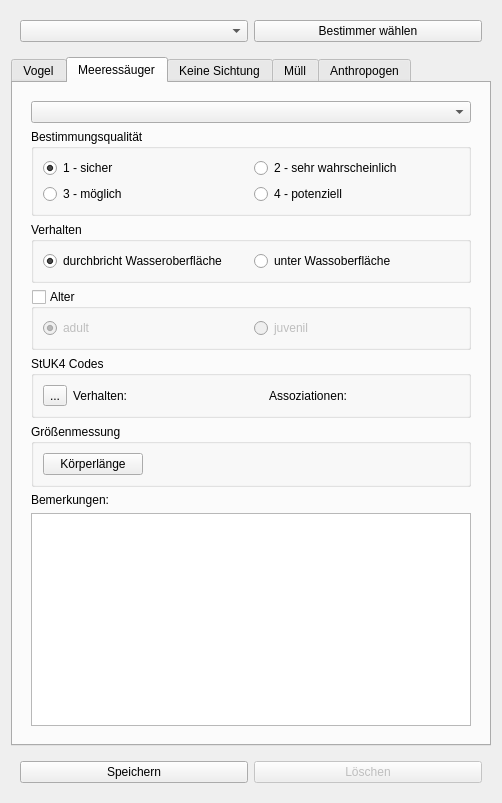
<?xml version="1.0" encoding="UTF-8"?>
<ui version="4.0">
 <class>wdgCensus</class>
 <widget class="QWidget" name="wdgCensus">
  <property name="geometry">
   <rect>
    <x>0</x>
    <y>0</y>
    <width>498</width>
    <height>803</height>
   </rect>
  </property>
  <property name="windowTitle">
   <string>Form</string>
  </property>
  <layout class="QVBoxLayout" name="verticalLayout">
   <item>
    <widget class="QFrame" name="gbxCensor">
     <property name="sizePolicy">
      <sizepolicy hsizetype="Fixed" vsizetype="Preferred">
       <horstretch>0</horstretch>
       <verstretch>0</verstretch>
      </sizepolicy>
     </property>
     <property name="minimumSize">
      <size>
       <width>480</width>
       <height>0</height>
      </size>
     </property>
     <layout class="QGridLayout" name="gridLayout_12">
      <item row="0" column="0">
       <widget class="QComboBox" name="cmbUsers"/>
      </item>
      <item row="0" column="1">
       <widget class="QPushButton" name="btnUserSelect">
        <property name="text">
         <string>Bestimmer wählen</string>
        </property>
       </widget>
      </item>
     </layout>
    </widget>
   </item>
   <item>
    <widget class="QTabWidget" name="wdgTabTypes">
     <property name="sizePolicy">
      <sizepolicy hsizetype="Fixed" vsizetype="Expanding">
       <horstretch>0</horstretch>
       <verstretch>0</verstretch>
      </sizepolicy>
     </property>
     <property name="minimumSize">
      <size>
       <width>480</width>
       <height>675</height>
      </size>
     </property>
     <property name="maximumSize">
      <size>
       <width>16777215</width>
       <height>750</height>
      </size>
     </property>
     <property name="tabShape">
      <enum>QTabWidget::Rounded</enum>
     </property>
     <property name="currentIndex">
      <number>1</number>
     </property>
     <widget class="QWidget" name="tabBird">
      <property name="sizePolicy">
       <sizepolicy hsizetype="Preferred" vsizetype="Expanding">
        <horstretch>0</horstretch>
        <verstretch>0</verstretch>
       </sizepolicy>
      </property>
      <property name="dbvalue" stdset="0">
       <string>BIRD</string>
      </property>
      <attribute name="title">
       <string>Vogel</string>
      </attribute>
      <layout class="QVBoxLayout" name="verticalLayout_5">
       <item>
        <widget class="QWidget" name="wdgBird" native="true">
         <property name="sizePolicy">
          <sizepolicy hsizetype="Preferred" vsizetype="Expanding">
           <horstretch>0</horstretch>
           <verstretch>0</verstretch>
          </sizepolicy>
         </property>
         <layout class="QVBoxLayout" name="verticalLayout_3">
          <item>
           <widget class="QComboBox" name="cmbBird">
            <property name="editable">
             <bool>false</bool>
            </property>
           </widget>
          </item>
          <item>
           <widget class="QGroupBox" name="gbxBirdQuality">
            <property name="title">
             <string>Bestimmungsqualität</string>
            </property>
            <layout class="QGridLayout" name="gridLayout_2">
             <item row="0" column="0">
              <widget class="QRadioButton" name="rbBirdQual1">
               <property name="text">
                <string comment="1">1 - sicher</string>
               </property>
               <property name="checked">
                <bool>true</bool>
               </property>
               <property name="dbvalue" stdset="0">
                <string>1</string>
               </property>
               <attribute name="buttonGroup">
                <string notr="true">btngBirdQual</string>
               </attribute>
              </widget>
             </item>
             <item row="1" column="1">
              <widget class="QRadioButton" name="rbBirdQual4">
               <property name="text">
                <string comment="4">4 - potenziell</string>
               </property>
               <property name="dbvalue" stdset="0">
                <string>4</string>
               </property>
               <attribute name="buttonGroup">
                <string notr="true">btngBirdQual</string>
               </attribute>
              </widget>
             </item>
             <item row="0" column="1">
              <widget class="QRadioButton" name="rbBirdQual2">
               <property name="text">
                <string comment="2">2 - sehr wahrscheinlich</string>
               </property>
               <property name="dbvalue" stdset="0">
                <string>2</string>
               </property>
               <attribute name="buttonGroup">
                <string notr="true">btngBirdQual</string>
               </attribute>
              </widget>
             </item>
             <item row="1" column="0">
              <widget class="QRadioButton" name="rbBirdQual3">
               <property name="text">
                <string comment="3">3 - möglich</string>
               </property>
               <property name="dbvalue" stdset="0">
                <string>3</string>
               </property>
               <attribute name="buttonGroup">
                <string notr="true">btngBirdQual</string>
               </attribute>
              </widget>
             </item>
            </layout>
           </widget>
          </item>
          <item>
           <widget class="QGroupBox" name="gbxBirdBehavior">
            <property name="sizePolicy">
             <sizepolicy hsizetype="MinimumExpanding" vsizetype="Fixed">
              <horstretch>0</horstretch>
              <verstretch>0</verstretch>
             </sizepolicy>
            </property>
            <property name="minimumSize">
             <size>
              <width>0</width>
              <height>0</height>
             </size>
            </property>
            <property name="title">
             <string>Verhalten</string>
            </property>
            <property name="checkable">
             <bool>false</bool>
            </property>
            <layout class="QGridLayout" name="gridLayout">
             <item row="0" column="0">
              <widget class="QRadioButton" name="rbBirdBehaveFly">
               <property name="sizePolicy">
                <sizepolicy hsizetype="MinimumExpanding" vsizetype="Fixed">
                 <horstretch>0</horstretch>
                 <verstretch>0</verstretch>
                </sizepolicy>
               </property>
               <property name="text">
                <string comment="F">fliegend</string>
               </property>
               <property name="checked">
                <bool>true</bool>
               </property>
               <property name="dbvalue" stdset="0">
                <string>FLY</string>
               </property>
               <attribute name="buttonGroup">
                <string notr="true">btngBirdBeh</string>
               </attribute>
              </widget>
             </item>
             <item row="0" column="1">
              <widget class="QRadioButton" name="rbBirdBehaveSwim">
               <property name="sizePolicy">
                <sizepolicy hsizetype="MinimumExpanding" vsizetype="Fixed">
                 <horstretch>0</horstretch>
                 <verstretch>0</verstretch>
                </sizepolicy>
               </property>
               <property name="text">
                <string comment="S">schwimmend</string>
               </property>
               <property name="dbvalue" stdset="0">
                <string>SWIM</string>
               </property>
               <attribute name="buttonGroup">
                <string notr="true">btngBirdBeh</string>
               </attribute>
              </widget>
             </item>
            </layout>
           </widget>
          </item>
          <item>
           <widget class="QGroupBox" name="gbxBirdGender">
            <property name="sizePolicy">
             <sizepolicy hsizetype="MinimumExpanding" vsizetype="Fixed">
              <horstretch>0</horstretch>
              <verstretch>0</verstretch>
             </sizepolicy>
            </property>
            <property name="autoFillBackground">
             <bool>false</bool>
            </property>
            <property name="title">
             <string>Geschlecht</string>
            </property>
            <property name="flat">
             <bool>false</bool>
            </property>
            <property name="checkable">
             <bool>true</bool>
            </property>
            <property name="checked">
             <bool>false</bool>
            </property>
            <layout class="QGridLayout" name="gridLayout_11">
             <item row="0" column="1">
              <widget class="QRadioButton" name="rbBirdFemale">
               <property name="text">
                <string comment="F">weiblich</string>
               </property>
               <property name="dbvalue" stdset="0">
                <string>F</string>
               </property>
               <attribute name="buttonGroup">
                <string notr="true">btngBirdSex</string>
               </attribute>
              </widget>
             </item>
             <item row="0" column="0">
              <widget class="QRadioButton" name="rbBirdMale">
               <property name="enabled">
                <bool>false</bool>
               </property>
               <property name="text">
                <string comment="M">männlich</string>
               </property>
               <property name="checked">
                <bool>true</bool>
               </property>
               <property name="dbvalue" stdset="0">
                <string>M</string>
               </property>
               <attribute name="buttonGroup">
                <string notr="true">btngBirdSex</string>
               </attribute>
              </widget>
             </item>
            </layout>
           </widget>
          </item>
          <item>
           <widget class="QGroupBox" name="gbxBirdAge">
            <property name="minimumSize">
             <size>
              <width>0</width>
              <height>0</height>
             </size>
            </property>
            <property name="title">
             <string>Alter</string>
            </property>
            <property name="checkable">
             <bool>true</bool>
            </property>
            <property name="checked">
             <bool>false</bool>
            </property>
            <layout class="QGridLayout" name="gridLayout_6">
             <item row="0" column="0">
              <widget class="QRadioButton" name="rbBirdAgeAdult">
               <property name="text">
                <string comment="AD">adult</string>
               </property>
               <property name="checked">
                <bool>true</bool>
               </property>
               <property name="dbvalue" stdset="0">
                <string>ADU</string>
               </property>
               <attribute name="buttonGroup">
                <string notr="true">btngBirdAge</string>
               </attribute>
              </widget>
             </item>
             <item row="0" column="1">
              <widget class="QRadioButton" name="rbBirdAgeImmat">
               <property name="text">
                <string comment="IM">immatur</string>
               </property>
               <property name="dbvalue" stdset="0">
                <string>IMM</string>
               </property>
               <attribute name="buttonGroup">
                <string notr="true">btngBirdAge</string>
               </attribute>
              </widget>
             </item>
             <item row="2" column="0">
              <widget class="QRadioButton" name="rbBirdAgeK1">
               <property name="text">
                <string comment="K1">K1</string>
               </property>
               <property name="dbvalue" stdset="0">
                <string>K1</string>
               </property>
               <attribute name="buttonGroup">
                <string notr="true">btngBirdAge</string>
               </attribute>
              </widget>
             </item>
             <item row="2" column="1">
              <widget class="QRadioButton" name="rbBirdAgeK2">
               <property name="text">
                <string comment="K2">K2</string>
               </property>
               <property name="dbvalue" stdset="0">
                <string>K2</string>
               </property>
               <attribute name="buttonGroup">
                <string notr="true">btngBirdAge</string>
               </attribute>
              </widget>
             </item>
             <item row="0" column="2">
              <widget class="QRadioButton" name="rbBirdAgeJuv">
               <property name="text">
                <string comment="JU">juvenil</string>
               </property>
               <property name="dbvalue" stdset="0">
                <string>JUV</string>
               </property>
               <attribute name="buttonGroup">
                <string notr="true">btngBirdAge</string>
               </attribute>
              </widget>
             </item>
             <item row="2" column="2">
              <widget class="QRadioButton" name="rbBirdAgeK3">
               <property name="text">
                <string comment="K3">K3</string>
               </property>
               <property name="dbvalue" stdset="0">
                <string>K3</string>
               </property>
               <attribute name="buttonGroup">
                <string notr="true">btngBirdAge</string>
               </attribute>
              </widget>
             </item>
             <item row="2" column="3">
              <widget class="QRadioButton" name="rbBirdAgeK4">
               <property name="text">
                <string comment="K4">K4</string>
               </property>
               <property name="dbvalue" stdset="0">
                <string>K4</string>
               </property>
               <attribute name="buttonGroup">
                <string notr="true">btngBirdAge</string>
               </attribute>
              </widget>
             </item>
            </layout>
           </widget>
          </item>
          <item>
           <widget class="QGroupBox" name="gbxStuk4Bird">
            <property name="title">
             <string>StUK4 Codes</string>
            </property>
            <layout class="QGridLayout" name="gridLayout_5">
             <item row="0" column="0">
              <widget class="QToolButton" name="tbtStuk4CodesBird">
               <property name="text">
                <string>...</string>
               </property>
              </widget>
             </item>
             <item row="0" column="1">
              <widget class="QLabel" name="lblStuk4BehBird">
               <property name="text">
                <string>Verhalten:</string>
               </property>
              </widget>
             </item>
             <item row="0" column="2">
              <widget class="QLabel" name="lblStuk4AssBird">
               <property name="text">
                <string>Assoziationen:</string>
               </property>
              </widget>
             </item>
            </layout>
           </widget>
          </item>
          <item>
           <widget class="QGroupBox" name="gbxBirdSize">
            <property name="title">
             <string>Größenmessung</string>
            </property>
            <layout class="QGridLayout" name="gridLayout_17">
             <item row="2" column="0">
              <widget class="QPushButton" name="btnBirdSizeSpan">
               <property name="maximumSize">
                <size>
                 <width>100</width>
                 <height>16777215</height>
                </size>
               </property>
               <property name="text">
                <string>Spannweite</string>
               </property>
               <property name="msmId" stdset="0">
                <string>bird_span</string>
               </property>
              </widget>
             </item>
             <item row="2" column="2">
              <widget class="QPushButton" name="btnBirdSizeLength">
               <property name="text">
                <string>Körperlänge</string>
               </property>
               <property name="msmId" stdset="0">
                <string>bird_length</string>
               </property>
              </widget>
             </item>
             <item row="2" column="3">
              <widget class="QLabel" name="lblBirdSizeLength">
               <property name="text">
                <string/>
               </property>
              </widget>
             </item>
             <item row="2" column="1">
              <widget class="QLabel" name="lblBirdSizeSpan">
               <property name="text">
                <string/>
               </property>
              </widget>
             </item>
            </layout>
           </widget>
          </item>
          <item>
           <widget class="QLabel" name="lblBirdRemarks">
            <property name="text">
             <string>Bemerkungen:</string>
            </property>
           </widget>
          </item>
          <item>
           <widget class="QPlainTextEdit" name="txtBirdRemarks">
            <property name="sizePolicy">
             <sizepolicy hsizetype="Expanding" vsizetype="MinimumExpanding">
              <horstretch>0</horstretch>
              <verstretch>0</verstretch>
             </sizepolicy>
            </property>
            <property name="minimumSize">
             <size>
              <width>0</width>
              <height>35</height>
             </size>
            </property>
            <property name="frameShape">
             <enum>QFrame::Box</enum>
            </property>
            <property name="frameShadow">
             <enum>QFrame::Sunken</enum>
            </property>
           </widget>
          </item>
         </layout>
        </widget>
       </item>
      </layout>
     </widget>
     <widget class="QWidget" name="tabMammal">
      <property name="sizePolicy">
       <sizepolicy hsizetype="Preferred" vsizetype="Expanding">
        <horstretch>0</horstretch>
        <verstretch>0</verstretch>
       </sizepolicy>
      </property>
      <property name="dbvalue" stdset="0">
       <string>MAMMAL</string>
      </property>
      <attribute name="title">
       <string>Meeressäuger</string>
      </attribute>
      <layout class="QVBoxLayout" name="verticalLayout_2">
       <item>
        <widget class="QWidget" name="wdgMammal" native="true">
         <property name="sizePolicy">
          <sizepolicy hsizetype="Preferred" vsizetype="Expanding">
           <horstretch>0</horstretch>
           <verstretch>0</verstretch>
          </sizepolicy>
         </property>
         <layout class="QVBoxLayout" name="verticalLayout_4">
          <item>
           <widget class="QComboBox" name="cmbMammal">
            <property name="editable">
             <bool>false</bool>
            </property>
           </widget>
          </item>
          <item>
           <widget class="QGroupBox" name="gbxMammalQuality">
            <property name="title">
             <string>Bestimmungsqualität</string>
            </property>
            <layout class="QGridLayout" name="gridLayout_7">
             <item row="0" column="0">
              <widget class="QRadioButton" name="rbMammalQual1">
               <property name="text">
                <string comment="1">1 - sicher</string>
               </property>
               <property name="checked">
                <bool>true</bool>
               </property>
               <property name="dbvalue" stdset="0">
                <string>1</string>
               </property>
               <attribute name="buttonGroup">
                <string notr="true">btngMammalQual</string>
               </attribute>
              </widget>
             </item>
             <item row="1" column="0">
              <widget class="QRadioButton" name="rbMammalQual3">
               <property name="text">
                <string comment="3">3 - möglich</string>
               </property>
               <property name="dbvalue" stdset="0">
                <string>3</string>
               </property>
               <attribute name="buttonGroup">
                <string notr="true">btngMammalQual</string>
               </attribute>
              </widget>
             </item>
             <item row="1" column="1">
              <widget class="QRadioButton" name="rbMammalQual4">
               <property name="text">
                <string comment="4">4 - potenziell</string>
               </property>
               <property name="dbvalue" stdset="0">
                <string>4</string>
               </property>
               <attribute name="buttonGroup">
                <string notr="true">btngMammalQual</string>
               </attribute>
              </widget>
             </item>
             <item row="0" column="1">
              <widget class="QRadioButton" name="rbMammalQual2">
               <property name="text">
                <string comment="2">2 - sehr wahrscheinlich</string>
               </property>
               <property name="dbvalue" stdset="0">
                <string>2</string>
               </property>
               <attribute name="buttonGroup">
                <string notr="true">btngMammalQual</string>
               </attribute>
              </widget>
             </item>
            </layout>
           </widget>
          </item>
          <item>
           <widget class="QGroupBox" name="gbxMammalBehaviour">
            <property name="title">
             <string>Verhalten</string>
            </property>
            <property name="checkable">
             <bool>false</bool>
            </property>
            <property name="checked">
             <bool>false</bool>
            </property>
            <layout class="QGridLayout" name="gridLayout_9">
             <item row="0" column="0">
              <widget class="QRadioButton" name="rbMammalBehaveOver">
               <property name="text">
                <string comment="OW">durchbricht Wasseroberfläche</string>
               </property>
               <property name="checked">
                <bool>true</bool>
               </property>
               <property name="dbvalue" stdset="0">
                <string>OW</string>
               </property>
               <attribute name="buttonGroup">
                <string notr="true">btngMammalBeh</string>
               </attribute>
              </widget>
             </item>
             <item row="0" column="1">
              <widget class="QRadioButton" name="rbMammalBehaveUnder">
               <property name="text">
                <string comment="UW">unter Wassoberfläche</string>
               </property>
               <property name="dbvalue" stdset="0">
                <string>UW</string>
               </property>
               <attribute name="buttonGroup">
                <string notr="true">btngMammalBeh</string>
               </attribute>
              </widget>
             </item>
            </layout>
           </widget>
          </item>
          <item>
           <widget class="QGroupBox" name="gbxMammalAge">
            <property name="title">
             <string>Alter</string>
            </property>
            <property name="checkable">
             <bool>true</bool>
            </property>
            <property name="checked">
             <bool>false</bool>
            </property>
            <layout class="QGridLayout" name="gridLayout_8">
             <item row="0" column="0">
              <widget class="QRadioButton" name="rbMammalAgeAdult">
               <property name="text">
                <string comment="AD">adult</string>
               </property>
               <property name="checked">
                <bool>true</bool>
               </property>
               <property name="dbvalue" stdset="0">
                <string>ADU</string>
               </property>
               <attribute name="buttonGroup">
                <string notr="true">btngMammalAge</string>
               </attribute>
              </widget>
             </item>
             <item row="0" column="1">
              <widget class="QRadioButton" name="rbMammalAgeJuv">
               <property name="text">
                <string comment="JU">juvenil</string>
               </property>
               <property name="dbvalue" stdset="0">
                <string>JUV</string>
               </property>
               <attribute name="buttonGroup">
                <string notr="true">btngMammalAge</string>
               </attribute>
              </widget>
             </item>
            </layout>
           </widget>
          </item>
          <item>
           <widget class="QGroupBox" name="gbxStuk4Mammal">
            <property name="title">
             <string>StUK4 Codes</string>
            </property>
            <layout class="QGridLayout" name="gridLayout_13">
             <item row="0" column="0">
              <widget class="QToolButton" name="tbtStuk4CodesMammal">
               <property name="text">
                <string>...</string>
               </property>
              </widget>
             </item>
             <item row="0" column="1">
              <widget class="QLabel" name="lblStuk4BehMammal">
               <property name="text">
                <string>Verhalten:</string>
               </property>
              </widget>
             </item>
             <item row="0" column="2">
              <widget class="QLabel" name="lblStuk4AssMammal">
               <property name="text">
                <string>Assoziationen:</string>
               </property>
              </widget>
             </item>
            </layout>
           </widget>
          </item>
          <item>
           <widget class="QGroupBox" name="gbxMammalSize">
            <property name="title">
             <string>Größenmessung</string>
            </property>
            <layout class="QGridLayout" name="gridLayout_18">
             <item row="0" column="1">
              <widget class="QLabel" name="lblMammalSizeLength">
               <property name="text">
                <string/>
               </property>
              </widget>
             </item>
             <item row="0" column="0">
              <widget class="QPushButton" name="btnMammalSizeLength">
               <property name="maximumSize">
                <size>
                 <width>100</width>
                 <height>16777215</height>
                </size>
               </property>
               <property name="text">
                <string>Körperlänge</string>
               </property>
               <property name="msmId" stdset="0">
                <string>mammal_length</string>
               </property>
              </widget>
             </item>
            </layout>
           </widget>
          </item>
          <item>
           <widget class="QLabel" name="lblMammalRemarks">
            <property name="text">
             <string>Bemerkungen:</string>
            </property>
           </widget>
          </item>
          <item>
           <widget class="QPlainTextEdit" name="txtMammalRemarks">
            <property name="minimumSize">
             <size>
              <width>0</width>
              <height>35</height>
             </size>
            </property>
           </widget>
          </item>
         </layout>
        </widget>
       </item>
      </layout>
     </widget>
     <widget class="QWidget" name="tabNoSight">
      <property name="sizePolicy">
       <sizepolicy hsizetype="Preferred" vsizetype="Expanding">
        <horstretch>0</horstretch>
        <verstretch>0</verstretch>
       </sizepolicy>
      </property>
      <property name="minimumSize">
       <size>
        <width>0</width>
        <height>0</height>
       </size>
      </property>
      <property name="dbvalue" stdset="0">
       <string>NOSIGHT</string>
      </property>
      <attribute name="title">
       <string>Keine Sichtung</string>
      </attribute>
      <layout class="QVBoxLayout" name="verticalLayout_10">
       <item>
        <widget class="QWidget" name="wdgNoSight" native="true">
         <property name="sizePolicy">
          <sizepolicy hsizetype="Preferred" vsizetype="Expanding">
           <horstretch>0</horstretch>
           <verstretch>0</verstretch>
          </sizepolicy>
         </property>
         <layout class="QVBoxLayout" name="verticalLayout_6">
          <item>
           <widget class="QGroupBox" name="gbxNoSightQuality">
            <property name="title">
             <string>Bestimmungsqualität</string>
            </property>
            <layout class="QGridLayout" name="gridLayout_23">
             <item row="0" column="0">
              <widget class="QRadioButton" name="rbNoSightQual1">
               <property name="text">
                <string comment="1">sicher</string>
               </property>
               <property name="checked">
                <bool>true</bool>
               </property>
               <property name="dbvalue" stdset="0">
                <string>1</string>
               </property>
               <attribute name="buttonGroup">
                <string notr="true">btngNoSightQual</string>
               </attribute>
              </widget>
             </item>
             <item row="1" column="0">
              <widget class="QRadioButton" name="rbNoSightQual3">
               <property name="text">
                <string comment="3">möglich</string>
               </property>
               <property name="dbvalue" stdset="0">
                <string>3</string>
               </property>
               <attribute name="buttonGroup">
                <string notr="true">btngNoSightQual</string>
               </attribute>
              </widget>
             </item>
             <item row="1" column="1">
              <widget class="QRadioButton" name="rbNoSightQual4">
               <property name="text">
                <string comment="4">potenziell</string>
               </property>
               <property name="dbvalue" stdset="0">
                <string>4</string>
               </property>
               <attribute name="buttonGroup">
                <string notr="true">btngNoSightQual</string>
               </attribute>
              </widget>
             </item>
             <item row="0" column="1">
              <widget class="QRadioButton" name="rbNoSightQual2">
               <property name="text">
                <string comment="2">sehr wahrscheinlich</string>
               </property>
               <property name="dbvalue" stdset="0">
                <string>2</string>
               </property>
               <attribute name="buttonGroup">
                <string notr="true">btngNoSightQual</string>
               </attribute>
              </widget>
             </item>
            </layout>
           </widget>
          </item>
          <item>
           <widget class="QLabel" name="lvlNoSightRemarks">
            <property name="text">
             <string>Bemerkungen:</string>
            </property>
           </widget>
          </item>
          <item>
           <widget class="QPlainTextEdit" name="txtNoSightRemarks">
            <property name="minimumSize">
             <size>
              <width>0</width>
              <height>35</height>
             </size>
            </property>
           </widget>
          </item>
         </layout>
        </widget>
       </item>
      </layout>
     </widget>
     <widget class="QWidget" name="tabTrash">
      <property name="sizePolicy">
       <sizepolicy hsizetype="Preferred" vsizetype="Expanding">
        <horstretch>0</horstretch>
        <verstretch>0</verstretch>
       </sizepolicy>
      </property>
      <property name="dbvalue" stdset="0">
       <string>TRASH</string>
      </property>
      <attribute name="title">
       <string>Müll</string>
      </attribute>
      <layout class="QVBoxLayout" name="verticalLayout_7">
       <item>
        <widget class="QWidget" name="wdgTrash" native="true">
         <property name="sizePolicy">
          <sizepolicy hsizetype="Preferred" vsizetype="Expanding">
           <horstretch>0</horstretch>
           <verstretch>0</verstretch>
          </sizepolicy>
         </property>
         <layout class="QVBoxLayout" name="verticalLayout_8">
          <item>
           <widget class="QGroupBox" name="gbxTrashQuality">
            <property name="title">
             <string>Bestimmungsqualität</string>
            </property>
            <layout class="QGridLayout" name="gridLayout_27">
             <item row="1" column="0">
              <widget class="QRadioButton" name="rbTrashQual1">
               <property name="text">
                <string comment="1">sicher</string>
               </property>
               <property name="checked">
                <bool>true</bool>
               </property>
               <property name="dbvalue" stdset="0">
                <string>1</string>
               </property>
               <attribute name="buttonGroup">
                <string notr="true">btngTrashQual</string>
               </attribute>
              </widget>
             </item>
             <item row="2" column="0">
              <widget class="QRadioButton" name="rbTrashQual3">
               <property name="text">
                <string comment="3">möglich</string>
               </property>
               <property name="dbvalue" stdset="0">
                <string>3</string>
               </property>
               <attribute name="buttonGroup">
                <string notr="true">btngTrashQual</string>
               </attribute>
              </widget>
             </item>
             <item row="1" column="1">
              <widget class="QRadioButton" name="rbTrashQual2">
               <property name="text">
                <string comment="2">sehr wahrscheinlich</string>
               </property>
               <property name="dbvalue" stdset="0">
                <string>2</string>
               </property>
               <attribute name="buttonGroup">
                <string notr="true">btngTrashQual</string>
               </attribute>
              </widget>
             </item>
             <item row="2" column="1">
              <widget class="QRadioButton" name="rbTrashQual4">
               <property name="text">
                <string comment="4">potenziell</string>
               </property>
               <property name="dbvalue" stdset="0">
                <string>4</string>
               </property>
               <attribute name="buttonGroup">
                <string notr="true">btngTrashQual</string>
               </attribute>
              </widget>
             </item>
            </layout>
           </widget>
          </item>
          <item>
           <widget class="QLabel" name="lblTrashRemarks">
            <property name="text">
             <string>Bemerkungen:</string>
            </property>
           </widget>
          </item>
          <item>
           <widget class="QPlainTextEdit" name="pteTrashRemarks"/>
          </item>
         </layout>
        </widget>
       </item>
      </layout>
     </widget>
     <widget class="QWidget" name="tabAnthro">
      <property name="sizePolicy">
       <sizepolicy hsizetype="Preferred" vsizetype="Expanding">
        <horstretch>0</horstretch>
        <verstretch>0</verstretch>
       </sizepolicy>
      </property>
      <property name="dbvalue" stdset="0">
       <string>ANTHRO</string>
      </property>
      <attribute name="title">
       <string>Anthropogen</string>
      </attribute>
      <layout class="QVBoxLayout" name="verticalLayout_11">
       <item>
        <widget class="QWidget" name="wdgAnthro" native="true">
         <property name="sizePolicy">
          <sizepolicy hsizetype="Preferred" vsizetype="Expanding">
           <horstretch>0</horstretch>
           <verstretch>0</verstretch>
          </sizepolicy>
         </property>
         <layout class="QVBoxLayout" name="verticalLayout_9">
          <item>
           <widget class="QGroupBox" name="gbxAnthroName">
            <property name="title">
             <string>Art des Objekts</string>
            </property>
            <layout class="QHBoxLayout" name="horizontalLayout_2">
             <item>
              <widget class="QComboBox" name="cmbAnthroName"/>
             </item>
            </layout>
           </widget>
          </item>
          <item>
           <widget class="QGroupBox" name="gbxAnthroQuality">
            <property name="title">
             <string>Bestimmungsqualität</string>
            </property>
            <layout class="QGridLayout" name="gridLayout_28">
             <item row="0" column="0">
              <widget class="QRadioButton" name="rbAnthroQual1">
               <property name="text">
                <string comment="1">sicher</string>
               </property>
               <property name="checked">
                <bool>true</bool>
               </property>
               <property name="dbvalue" stdset="0">
                <string>1</string>
               </property>
               <attribute name="buttonGroup">
                <string notr="true">btngAnthroQual</string>
               </attribute>
              </widget>
             </item>
             <item row="1" column="0">
              <widget class="QRadioButton" name="rbAnthroQual3">
               <property name="text">
                <string comment="3">möglich</string>
               </property>
               <property name="dbvalue" stdset="0">
                <string>3</string>
               </property>
               <attribute name="buttonGroup">
                <string notr="true">btngAnthroQual</string>
               </attribute>
              </widget>
             </item>
             <item row="1" column="1">
              <widget class="QRadioButton" name="rbAnthroQual4">
               <property name="text">
                <string comment="4">potenziell</string>
               </property>
               <property name="dbvalue" stdset="0">
                <string>4</string>
               </property>
               <attribute name="buttonGroup">
                <string notr="true">btngAnthroQual</string>
               </attribute>
              </widget>
             </item>
             <item row="0" column="1">
              <widget class="QRadioButton" name="rbAnthroQual2">
               <property name="text">
                <string comment="2">sehr wahrscheinlich</string>
               </property>
               <property name="dbvalue" stdset="0">
                <string>2</string>
               </property>
               <attribute name="buttonGroup">
                <string notr="true">btngAnthroQual</string>
               </attribute>
              </widget>
             </item>
            </layout>
           </widget>
          </item>
          <item>
           <widget class="QLabel" name="lblAnthroRemarks">
            <property name="text">
             <string>Bemerkungen:</string>
            </property>
           </widget>
          </item>
          <item>
           <widget class="QPlainTextEdit" name="pteAnthroRemarks"/>
          </item>
         </layout>
        </widget>
       </item>
      </layout>
     </widget>
    </widget>
   </item>
   <item>
    <widget class="QFrame" name="frmButtons">
     <property name="frameShape">
      <enum>QFrame::NoFrame</enum>
     </property>
     <property name="frameShadow">
      <enum>QFrame::Plain</enum>
     </property>
     <layout class="QGridLayout" name="gridLayout_15">
      <item row="0" column="1">
       <widget class="QPushButton" name="btnDelete">
        <property name="enabled">
         <bool>false</bool>
        </property>
        <property name="text">
         <string>Löschen</string>
        </property>
        <property name="checkable">
         <bool>false</bool>
        </property>
        <property name="flat">
         <bool>false</bool>
        </property>
       </widget>
      </item>
      <item row="0" column="0">
       <widget class="QPushButton" name="btnSave">
        <property name="text">
         <string>Speichern</string>
        </property>
       </widget>
      </item>
     </layout>
    </widget>
   </item>
  </layout>
 </widget>
 <resources/>
 <connections/>
 <buttongroups>
  <buttongroup name="btngBirdQual"/>
  <buttongroup name="btngMammalQual"/>
  <buttongroup name="btngNoSightQual"/>
  <buttongroup name="btngTrashQual"/>
  <buttongroup name="btngAnthroQual"/>
  <buttongroup name="btngBirdBeh"/>
  <buttongroup name="btngBirdSex"/>
  <buttongroup name="btngBirdAge"/>
  <buttongroup name="btngMammalBeh"/>
  <buttongroup name="btngMammalAge"/>
 </buttongroups>
</ui>
